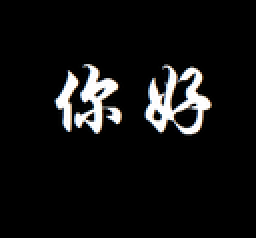
%> input picture yan/yan/thin_programm/Hello.bmp, 128 x 119 px, shrunk from 275 x 255 before the run (shown 2 times larger)
$ octave --eval "result = thin(rgb2gray(imread('thin_programm/Hello.bmp')));"   (GNU Octave 9; MATLAB toolbox functions it lacks are replaced by stand-ins)
%> lines starting %> are read from the running program, lines starting %| are printed output that depends on the picture; in (x1, y1, x2, y2) boxes, pixels count from 0 and x2, y2 are one past the last pixel; in counts of white or black regions, pixels touching at a corner belong together; the program's own positions count from 1
function inputImg = thin( inputImg )
%thin 此处显示有关此函数的摘要
%   Hilditch

% 读取图像
[row, column] = size(inputImg);
%> row = 119; column = 128
count = 0;
%前景为1，背景为0
for i = 1:row
    for j = 1:column
        if inputImg(i, j) == 1
            inputImg(i, j) = 0;
        else
            inputImg(i, j) = 1;
        end
    end
end
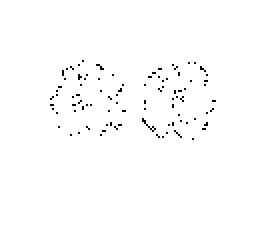
%> inputImg: size 119x128 uint8 (shown 2 times larger); values 0 (black) and 1 (white), 99% white; black in thin lines or dots, all inside (x1, y1, x2, y2) = (25, 30, 108, 70)

modified = 1;

while(modified == 1)
    modified = 0;
    %每次更新的图像
    updateImg = ones(row, column);
    for r = 3 : row - 2
        for c = 3 : column - 2


            % 四个条件
            condition1 = 0;
            condition2 = 0;
            condition3 = 0;
            condition4 = 0;
            if inputImg(r, c) == 1
                %逐个判断条件
                %判断2<=NZ[P1]<=6
                nCount =  inputImg(r - 1, c - 1) + inputImg(r - 1, c) + inputImg(r - 1, c + 1) ...
                     + inputImg(r, c - 1) + inputImg(r, c + 1) ...
                      + inputImg(r + 1, c + 1) + inputImg(r + 1, c) + inputImg(r + 1, c + 1);
                if 2 <= nCount && nCount <= 6
                    condition1 = 1;
                end

                %判断Z0(p1) = 1
                nCount = 0;
                if inputImg(r - 1, c) == 0 && inputImg(r - 1, c - 1) == 1
                    nCount = nCount + 1;
                end
                if inputImg(r - 1, c - 1) == 0 && inputImg(r, c - 1) == 1
                    nCount = nCount + 1;
                end
                if inputImg(r, c - 1) == 0 && inputImg(r + 1, c - 1) == 1
                    nCount = nCount + 1;
                end
                if inputImg(r + 1, c - 1) == 0 && inputImg(r + 1, c) == 1
                    nCount = nCount + 1;
                end
                if inputImg(r + 1, c) == 0 && inputImg(r + 1, c + 1) == 1
                    nCount = nCount + 1;
                end
                if inputImg(r + 1, c + 1) == 0 && inputImg(r, c + 1) == 1
                    nCount = nCount + 1;
                end
                if inputImg(r, c + 1) == 0 && inputImg(r - 1, c + 1) == 1
                    nCount = nCount + 1;
                end
                if inputImg(r - 1, c + 1) == 0 && inputImg(r - 1, c) == 1
                    nCount = nCount + 1;
                end
                if nCount == 1
                    condition2 = 1;
                end

                %判断p2*p4*p8 = 0 or Z(p2) != 1
                if inputImg(r - 1, c) * inputImg(r, c - 1) * inputImg(r, c + 1) == 0
                    condition3 = 1;
                else
                    nCount = 0;
                    if inputImg(r - 2, c) == 0 && inputImg(r - 2, c - 1) == 1
                        nCount = nCount + 1;
                    end
                    if inputImg(r - 2, c - 1) == 0 && inputImg(r - 1, c - 1) == 1
                        nCount = nCount + 1;
                    end
                    if inputImg(r - 1, c - 1) == 0 && inputImg(r, c - 1) == 1
                        nCount = nCount + 1;
                    end
                    if inputImg(r, c - 1) == 0 && inputImg(r, c) == 1
                        nCount = nCount + 1;
                    end
                    if inputImg(r, c) == 0 && inputImg(r, c + 1) == 1
                        nCount = nCount + 1;
                    end
                    if inputImg(r, c + 1) == 0 && inputImg(r - 1, c + 1) == 1
                        nCount = nCount + 1;
                    end
                    if inputImg(r - 1, c + 1) == 0 && inputImg(r - 2, c + 1) == 1
                        nCount = nCount + 1;
                    end
                    if inputImg(r - 2, c + 1) == 0 && inputImg(r - 2, c) == 1
                        nCount = nCount + 1;
                    end
                    if nCount ~= 1
                        condition3 = 1;
                    end
                end

                %判断p2*p4*p6 = 0 or Z(p4) != 1
                if inputImg(r - 1, c) * inputImg(r, c - 1) * inputImg(r + 1, c) == 0
                    condition4 = 1;
                else
                    nCount = 0;
                    if inputImg(r - 1, c - 1) == 0 && inputImg(r - 1, c - 2) == 1
                        nCount = nCount + 1;
                    end
                    if inputImg(r - 1, c - 2) == 0 && inputImg(r, c - 2) == 1
                        nCount = nCount + 1;
                    end
                    if inputImg(r, c - 2) == 0 && inputImg(r + 1, c - 2) == 1
                        nCount = nCount + 1;
                    end
                    if inputImg(r + 1, c - 2) == 0 && inputImg(r + 1, c - 1) == 1
                        nCount = nCount + 1;
                    end
                    if inputImg(r + 1, c - 1) == 0 && inputImg(r + 1, c) == 1
                        nCount = nCount + 1;
                    end
                    if inputImg(r + 1, c) == 0 && inputImg(r, c) == 1
                        nCount = nCount + 1;
                    end
                    if inputImg(r, c) == 0 && inputImg(r - 1, c) == 1
                        nCount = nCount + 1;
                    end
                    if inputImg(r - 1, c) == 0 && inputImg(r - 1, c - 1) == 1
                        nCount = nCount + 1;
                    end
                    if nCount ~= 1
                        condition4 = 1;
                    end
                end

                if (condition1 == 1 && condition2 == 1 && condition3 == 1 && condition4 == 1)
                    updateImg(r, c) = 0;
                    modified = 1;
                end
            end
        end % end of row
    end % end of column
    inputImg = inputImg.*updateImg;
    count = count + 1;
end
%step 2 细化改进 有限点不是单像素的
for i = 2 : row - 1
    for j = 2 : column - 1
        if inputImg(i, j) == 1 && inputImg(i - 1, j) == 1 && inputImg(i, j - 1) == 1
            inputImg(i, j) = 0;
        end
        if inputImg(i, j) == 1 && inputImg(i - 1, j) == 1 && inputImg(i, j + 1) == 1
            inputImg(i, j) = 0;
        end
        if inputImg(i, j) == 1 && inputImg(i + 1, j) == 1 && inputImg(i, j - 1) == 1
            inputImg(i, j) = 0;
        end
        if inputImg(i, j) == 1 && inputImg(i + 1, j) == 1 && inputImg(i, j + 1) == 1
            inputImg(i, j) = 0;
        end
    end
end
inputImg = ~inputImg;
%> (the run ends here)
